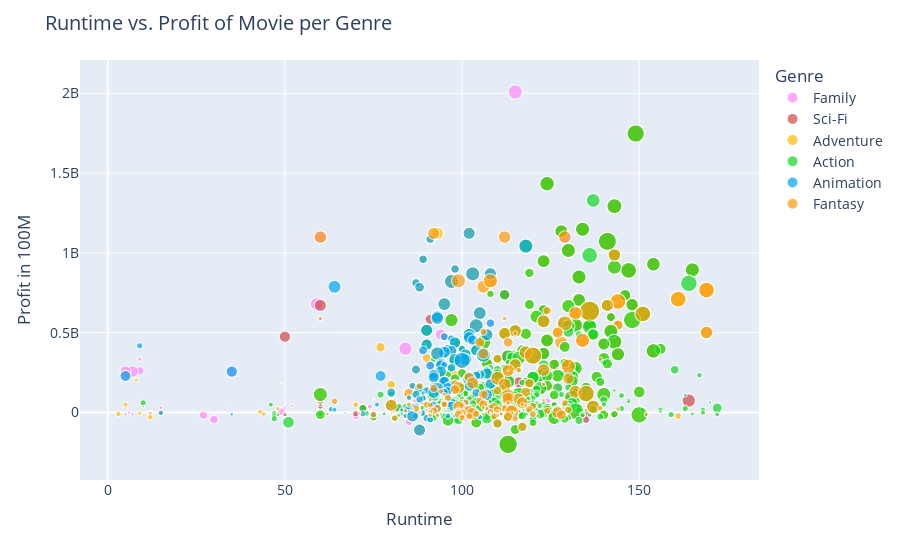

The code cell stored with this chart in its notebook:
### Code cell
import plotly.express as px
df["genres"] = df["genres"].astype(str)
fig = px.scatter(df, x="runtime_minutes", y="world_profit", color="genres",
                 hover_data=['title'], size='production_budget',
                labels={
                     "genres":"Genre",
                     "world_profit": "Profit in 100M",
                    "runtime_minutes": "Runtime",
                    "production_budget" : "Budget"
                 },color_discrete_sequence=['#FF87FD', '#CE4848', '#FFBA01','#12D622','#01A6F0', '#FB9B0B', ] )

fig.update_layout(
    title=dict(text="Runtime vs. Profit of Movie per Genre", font=dict(size=20)),
    font=dict(
        size=14,)
)
fig.show()

### Figure 1 — Plotly figure (JSON) as saved in the notebook; plotly's stock layout.template omitted (floating-point values rounded to 4 significant figures; data arrays with more than 128 entries replaced by an {"elided": "..."} marker saying what was removed)
{"data": [{"customdata": {"elided": "189x1 str values"}, "hovertemplate": "Genre=Family<br>Runtime=%{x}<br>Profit in 100M=%{y}<br>Budget=%{marker.size}<br>title=%{customdata[0]}<extra></extra>", "legendgroup": "Family", "marker": {"color": "#FF87FD", "size": {"elided": "189 int values"}, "sizemode": "area", "sizeref": 1026500, "symbol": "circle"}, "mode": "markers", "name": "Family", "showlegend": true, "type": "scattergl", "x": {"elided": "189 int values"}, "xaxis": "x", "y": {"elided": "189 int values"}, "yaxis": "y"}, {"customdata": {"elided": "212x1 str values"}, "hovertemplate": "Genre=Sci-Fi<br>Runtime=%{x}<br>Profit in 100M=%{y}<br>Budget=%{marker.size}<br>title=%{customdata[0]}<extra></extra>", "legendgroup": "Sci-Fi", "marker": {"color": "#CE4848", "size": {"elided": "212 int values"}, "sizemode": "area", "sizeref": 1026500, "symbol": "circle"}, "mode": "markers", "name": "Sci-Fi", "showlegend": true, "type": "scattergl", "x": {"elided": "212 int values"}, "xaxis": "x", "y": {"elided": "212 int values"}, "yaxis": "y"}, {"customdata": {"elided": "469x1 str values"}, "hovertemplate": "Genre=Adventure<br>Runtime=%{x}<br>Profit in 100M=%{y}<br>Budget=%{marker.size}<br>title=%{customdata[0]}<extra></extra>", "legendgroup": "Adventure", "marker": {"color": "#FFBA01", "size": {"elided": "469 int values"}, "sizemode": "area", "sizeref": 1026500, "symbol": "circle"}, "mode": "markers", "name": "Adventure", "showlegend": true, "type": "scattergl", "x": {"elided": "469 int values"}, "xaxis": "x", "y": {"elided": "469 int values"}, "yaxis": "y"}, {"customdata": {"elided": "647x1 str values"}, "hovertemplate": "Genre=Action<br>Runtime=%{x}<br>Profit in 100M=%{y}<br>Budget=%{marker.size}<br>title=%{customdata[0]}<extra></extra>", "legendgroup": "Action", "marker": {"color": "#12D622", "size": {"elided": "647 int values"}, "sizemode": "area", "sizeref": 1026500, "symbol": "circle"}, "mode": "markers", "name": "Action", "showlegend": true, "type": "scattergl", "x": {"elided": "647 int values"}, "xaxis": "x", "y": {"elided": "647 int values"}, "yaxis": "y"}, {"customdata": {"elided": "137x1 str values"}, "hovertemplate": "Genre=Animation<br>Runtime=%{x}<br>Profit in 100M=%{y}<br>Budget=%{marker.size}<br>title=%{customdata[0]}<extra></extra>", "legendgroup": "Animation", "marker": {"color": "#01A6F0", "size": {"elided": "137 int values"}, "sizemode": "area", "sizeref": 1026500, "symbol": "circle"}, "mode": "markers", "name": "Animation", "showlegend": true, "type": "scattergl", "x": {"elided": "137 int values"}, "xaxis": "x", "y": {"elided": "137 int values"}, "yaxis": "y"}, {"customdata": {"elided": "184x1 str values"}, "hovertemplate": "Genre=Fantasy<br>Runtime=%{x}<br>Profit in 100M=%{y}<br>Budget=%{marker.size}<br>title=%{customdata[0]}<extra></extra>", "legendgroup": "Fantasy", "marker": {"color": "#FB9B0B", "size": {"elided": "184 int values"}, "sizemode": "area", "sizeref": 1026500, "symbol": "circle"}, "mode": "markers", "name": "Fantasy", "showlegend": true, "type": "scattergl", "x": {"elided": "184 int values"}, "xaxis": "x", "y": {"elided": "184 int values"}, "yaxis": "y"}], "layout": {"font": {"size": 14}, "legend": {"itemsizing": "constant", "title": {"text": "Genre"}, "tracegroupgap": 0}, "margin": {"t": 60}, "title": {"font": {"size": 20}, "text": "Runtime vs. Profit of Movie per Genre"}, "xaxis": {"anchor": "y", "domain": [0, 1], "title": {"text": "Runtime"}}, "yaxis": {"anchor": "x", "domain": [0, 1], "title": {"text": "Profit in 100M"}}}}
